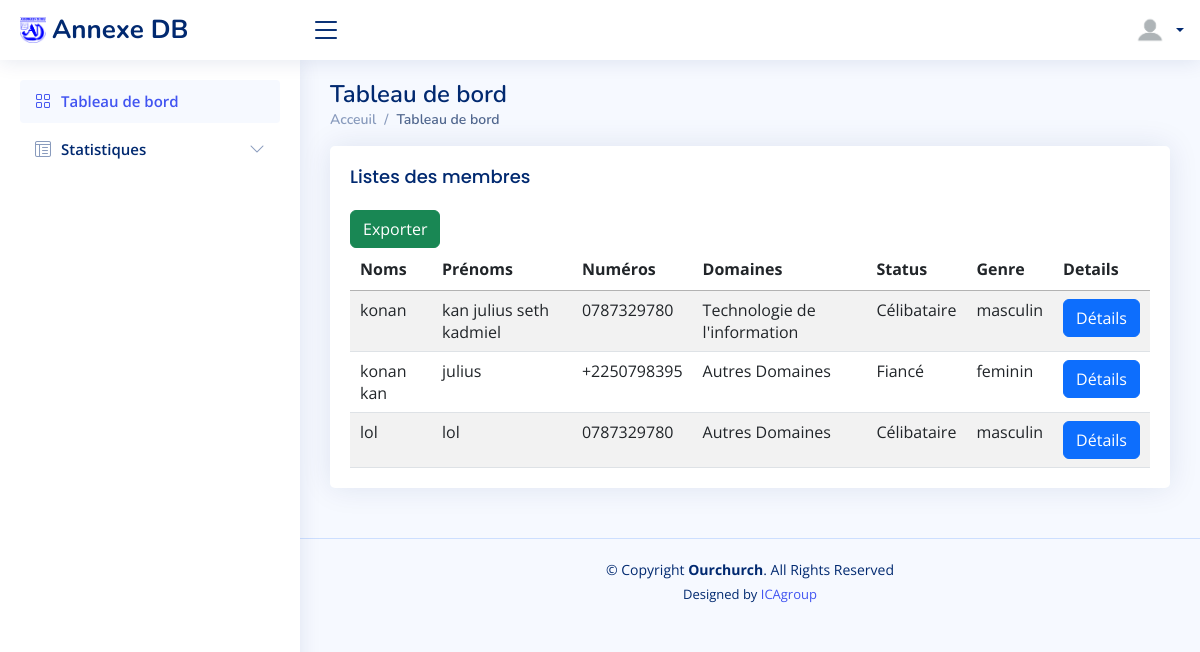
/index (signed in), run on an earlier commit of the app's database.
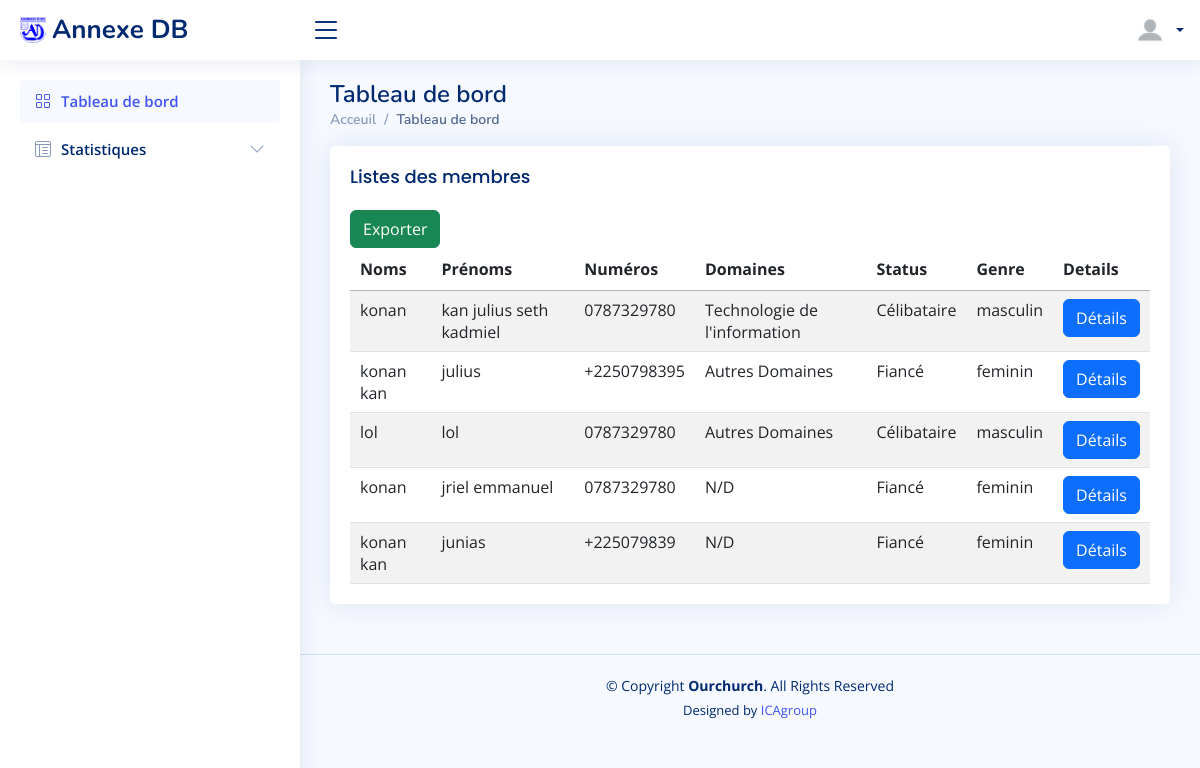
And on a later commit of the database.
### comptes/models.py (models this page shows)
class Person(models.Model):
    user = models.ForeignKey(User ,null=True, blank=True, on_delete=models.CASCADE)
    birthday = models.DateField(auto_now=False, auto_now_add=False)
    living_town = models.CharField(max_length=50)
    commune = models.CharField(max_length=50)
    number = models.CharField(max_length=10)
    status = models.CharField(max_length=15)
    domaines = models.CharField(max_length=80)
    genre = models.CharField(max_length=10)

### comptes/views.py (the view)
# urls.py: path('index',views.index, name='index'),
@match
@login_required
def index(request):
    if not request.user.is_authenticated:
        return redirect('connexion')
    membres = Person.objects.all()
    context={
        'membres': membres,
    }
    return render(request, 'pages/index.html', context)

### comptes/templates/pages/index.html (shortened to what this page needs)
{% load static %}
<header>
{% include 'main/header/header.html' %}
{% include 'main/menu/menu.html' %}
</header>
<body>
    <main id="main" class="main">
        <div class="pagetitle">
            <h1>Tableau de bord</h1>
            <nav>
              <ol class="breadcrumb">
                <li class="breadcrumb-item"><a href="{% url 'index' %}">Acceuil</a></li>
                <li class="breadcrumb-item active">Tableau de bord</li>
              </ol>
            </nav>
          </div>
            <section class="section">
              <div class="row">
                <div class="col-12">
                  <div class="card">
                    <div class="card-body col-12">
                      <h5 class="card-title">Listes des membres</h5>
                  <table class="table datatable table-striped">
                    <thead>
                            <tr>
                              <th scope="col">Noms</th>
                              <th scope="col">Prénoms</th>
                              <th scope="col">Numéros</th>
                              <th scope="col">Domaines</th>
                              <th scope="col">Status</th>
                              <th scope="col">Genre</th>
                              <th scope="col">Details</th>
                            </tr>
                          </thead>
                          <tbody>
                            {% for membre in membres  %}
                            <tr>
                              <td>{{membre.user.last_name}} </td>
                              <td>{{membre.user.first_name}}</td>
                              <td>{{membre.number}}</td>
                              <td>{{membre.domaines}}</td>
                              <td>{{membre.status}}</td>
                              <td>{{membre.genre}}</td>
                              <td><a class="white"href="{% url 'details' membre.id %}"><button type="submit" class="btn btn-primary">Détails</button></a></td>
                            </tr>
                            {% endfor %}
                              <a class="white" href="{% url 'export' %}"><button class=" btn btn-success"> Exporter</button> </a>
                          </tbody>
                  </table>
                </div>
              </div>
            </div>
          </div>
        </section>
    </main>
<footer>
    {% include 'main/footer/footer.html' %}
</footer>
</body>

### comptes/templates/main/header/header.html (shortened to what this page needs)
{% load static %}
<!DOCTYPE html>
<html lang="en">
<head>
  <link href="{% static 'assets/vendor/bootstrap/css/bootstrap.min.css' %}" rel="stylesheet">
  <link href="{% static 'assets/vendor/bootstrap-icons/bootstrap-icons.css' %}" rel="stylesheet">
  <link href="{% static 'assets/vendor/boxicons/css/boxicons.min.css' %}" rel="stylesheet">
  <link href="{% static 'assets/vendor/quill/quill.snow.css' %}" rel="stylesheet">
  <link href="{% static 'assets/vendor/quill/quill.bubble.css' %}" rel="stylesheet">
  <link href="{% static 'assets/vendor/remixicon/remixicon.css' %}" rel="stylesheet">
  <link href="{% static 'assets/vendor/simple-datatables/style.css' %}" rel="stylesheet">
  <link rel="stylesheet" href="https://cdn.datatables.net/1.13.4/css/jquery.dataTables.css" />
  <link href="{% static 'assets/css/style.css' %}" rel="stylesheet">
</head>

### comptes/templates/main/menu/menu.html (shortened to what this page needs)
{% load static %}
<header id="header" class="header fixed-top d-flex align-items-center">
  <div class="d-flex align-items-center justify-content-between">
    <a href="{% url 'index' %}" class="logo d-flex align-items-center">
      <img src="{% static 'assets/img/logo.png'%}" alt="">
      <span class="d-none d-lg-block">Annexe DB</span>
    </a>
    <i class="bi bi-list toggle-sidebar-btn"></i>
  </div>
  <nav class="header-nav ms-auto">
    <ul class="d-flex align-items-center">
      <li class="nav-item dropdown pe-3">
        <a class="nav-link nav-profile d-flex align-items-center pe-0" href="#" data-bs-toggle="dropdown">
          <img src="{% static 'assets/img/profil.png'%}" alt="Profile" class="rounded-circle">
          <span class="d-none d-md-block dropdown-toggle ps-2">{{user.last_name}}</span>
        </a>
      </li>
    </ul>
  </nav>
</header>
<aside id="sidebar" class="sidebar">
  <ul class="sidebar-nav" id="sidebar-nav">
    <li class="nav-item">
      <a class="nav-link " href="{% url 'index'%}">
        <i class="bi bi-grid"></i>
        <span>Tableau de bord</span>
      </a>
    </li>
    <li class="nav-item">
      <a class="nav-link collapsed" data-bs-target="#tables-nav" data-bs-toggle="collapse" href="#">
        <i class="bi bi-layout-text-window-reverse"></i><span>Statistiques</span><i class="bi bi-chevron-down ms-auto"></i>
      </a>
    </li>
  </ul>
</aside>

### comptes/templates/main/footer/footer.html (shortened to what this page needs)
{% load static %}
<footer id="footer" class="footer">
    <div class="copyright">
      &copy; Copyright <strong><span>Ourchurch</span></strong>. All Rights Reserved
    </div>
    <div class="credits">
      Designed by <a href="#">ICAgroup</a>
    </div>
  </footer>

### comptes/static/assets/css/style.css (style rules this page uses)
:root { scroll-behavior: smooth; }
body { font-family: "Open Sans", sans-serif; background: #f6f9ff; color: #444444; }
a { color: #4154f1; text-decoration: none; }
h1, h2, h3, h4, h5, h6 { font-family: "Nunito", sans-serif; }
#main { margin-top: 60px; padding: 20px 30px; transition: all 0.3s; }
.pagetitle { margin-bottom: 10px; }
.pagetitle h1 { font-size: 24px; margin-bottom: 0; font-weight: 600; color: #012970; }
.card { margin-bottom: 30px; border: none; border-radius: 5px; box-shadow: 0px 0 30px rgba(1, 41, 112, 0.1); }
.card-title { padding: 20px 0 15px 0; font-size: 18px; font-weight: 500; color: #012970; font-family: "Poppins", sans-serif; }
.card-body { padding: 0 20px 20px 20px; }
.breadcrumb { font-size: 14px; font-family: "Nunito", sans-serif; color: #899bbd; font-weight: 600; }
.breadcrumb a { color: #899bbd; transition: 0.3s; }
.breadcrumb .breadcrumb-item::before { color: #899bbd; }
.breadcrumb .active { color: #51678f; font-weight: 600; }
.logo { line-height: 1; }
@media (min-width: 1200px) { .logo { width: 280px; } }
.logo img { max-height: 26px; margin-right: 6px; }
.logo span { font-size: 26px; font-weight: 700; color: #012970; font-family: "Nunito", sans-serif; }
.header { transition: all 0.5s; z-index: 997; height: 60px; box-shadow: 0px 2px 20px rgba(1, 41, 112, 0.1); background-color: #fff; padding-left: 20px; }
.header .toggle-sidebar-btn { font-size: 32px; padding-left: 10px; cursor: pointer; color: #012970; }
.header-nav ul { list-style: none; }
.header-nav>ul { margin: 0; padding: 0; }
.header-nav .nav-profile { color: #012970; }
.header-nav .nav-profile img { max-height: 36px; }
.header-nav .nav-profile span { font-size: 14px; font-weight: 600; }
.sidebar { position: fixed; top: 60px; left: 0; bottom: 0; width: 300px; z-index: 996; transition: all 0.3s; padding: 20px; overflow-y: auto; scrollbar-width: thin; scrollbar-color: #aab7cf transparent; box-shadow: 0px 0px 20px rgba(1, 41, 112, 0.1); background-color: #fff; }
@media (min-width: 1200px) { #main, #footer { margin-left: 300px; } }
.sidebar-nav { padding: 0; margin: 0; list-style: none; }
.sidebar-nav li { padding: 0; margin: 0; list-style: none; }
.sidebar-nav .nav-item { margin-bottom: 5px; }
.sidebar-nav .nav-link { display: flex; align-items: center; font-size: 15px; font-weight: 600; color: #4154f1; transition: 0.3; background: #f6f9ff; padding: 10px 15px; border-radius: 4px; }
.sidebar-nav .nav-link i { font-size: 16px; margin-right: 10px; color: #4154f1; }
.sidebar-nav .nav-link.collapsed { color: #012970; background: #fff; }
.sidebar-nav .nav-link.collapsed i { color: #899bbd; }
.sidebar-nav .nav-link .bi-chevron-down { margin-right: 0; transition: transform 0.2s ease-in-out; }
.footer { padding: 20px 0; font-size: 14px; transition: all 0.3s; border-top: 1px solid #cddfff; }
.footer .copyright { text-align: center; color: #012970; }
.footer .credits { padding-top: 5px; text-align: center; font-size: 13px; color: #012970; }

### comptes/templates/pages/index.html (style rules this page uses)
.white { color:white; }

What changed in the data, as far as the page shows it:
added Person: user.last_name "konan", user.first_name "jriel emmanuel", number "0787329780", domaines "N/D", status "Fiancé", genre "feminin"
added Person: user.last_name "konan kan", user.first_name "junias", number "+225079839", domaines "N/D", status "Fiancé", genre "feminin"
